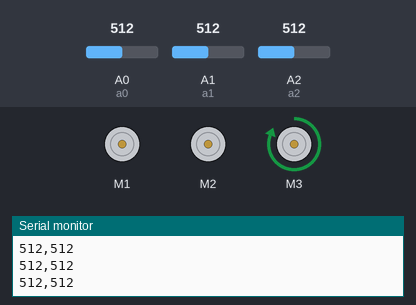
This sketch was run on a simulated Arduino Uno, built with avr-gcc and run on an emulated ATmega328P. On the bench: 3 × DC motor (green arrow = forward, orange = backward, longer = faster), the last lines printed to the serial monitor. Inputs (shaded band) come from the test bench; at power-on: A2 (a2) = 512, A0 (a0) = 512, A1 (a1) = 512.

Above: at 1.2 s.
1.3 s: A2 (a2) set to 82
2.8 s: A2 (a2) set to 69
At 4.0 s:
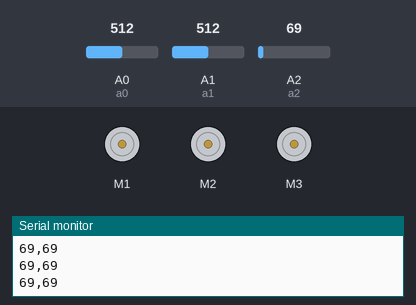
4.3 s: A0 (a0) set to 716
At 5.4 s:
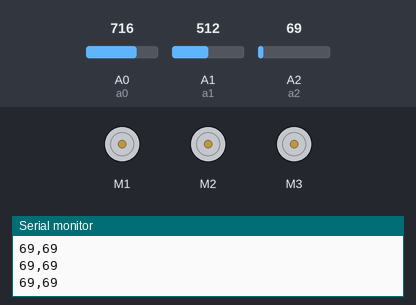
5.8 s: A1 (a1) set to 900
At 6.8 s:
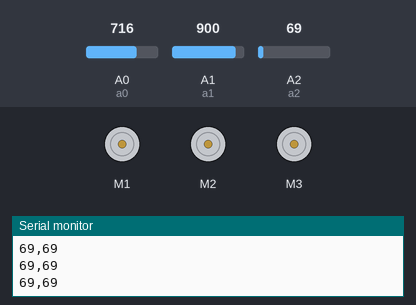
7.3 s: A2 (a2) set to 85
At 8.5 s:
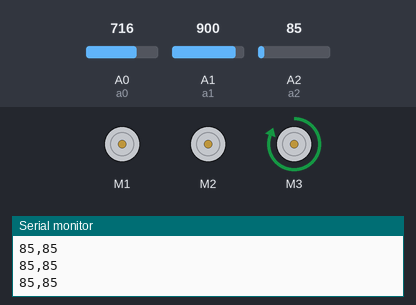
8.8 s: A0 (a0) set to 1023
At 10.0 s:
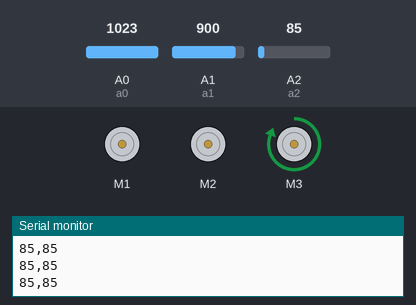
Timing chart, 0 to 11.3 s (numbered marks = the images above; inputs shaded):
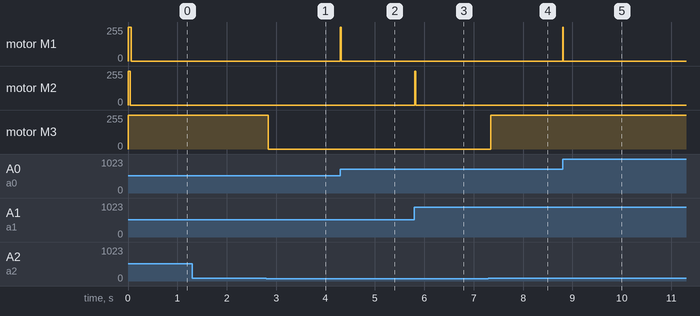

Measured:
- the behaviour switches between 76 and 75 on A2 (a2) (found by bisection; images 0 and 1)
- after the input at 2.8 s, motor M3: forward 255/255 → stopped at once
- after the input at 4.3 s, motor M1: stopped → forward 255/255 at once, → stopped 0.02 s later
- after the input at 5.8 s, motor M2: stopped → forward 255/255 at once, → stopped 0.02 s later
- after the input at 7.3 s, motor M3: stopped → forward 255/255 at once
- after the input at 8.8 s, motor M1: stopped → forward 255/255 at once, → stopped 0.02 s later

The sketch:

SkullTrio.ino
```cpp
// (licence header left out)
#include <AFMotor.h>

AF_DCMotor skull1(1);
AF_DCMotor skull2(2);
AF_DCMotor skull3(3);

int threshold = 350;

const int a0 = A0;
const int a1 = A1;
const int a2 = A2;// Analog input pin that the potentiometer is attached to
const int analogOutPin = 9; // Analog output pin that the LED is attached to

int a0Out = 0;
int a2Out = 0;
int a1Out = 0; // value read from the pot
int outputValue = 0;        // value output to the PWM (analog out)

const int numReadings = 5;
int average = 0;
int average1 = 0;
int average2 = 0;

int readings1[numReadings];  // the readings from the analog input
// the index of the current reading
int total1 = 0;

int readings2[numReadings];  // the readings from the analog input
// the index of the current reading
int total2 = 0;


int readings[numReadings];  // the readings from the analog input
int readIndex = 0;          // the index of the current reading
int total = 0;


void setup() {
  Serial.begin(9600);           // set up Serial library at 9600 bps
  Serial.println("Motor test!");

  // turn on motor
  skull1.setSpeed(255);
  skull1.run(RELEASE);
  skull2.setSpeed(255);
  skull2.run(RELEASE);
  skull3.setSpeed(255);
  skull3.run(RELEASE);

  for (int thisReading = 0; thisReading < numReadings; thisReading++) {
    readings[thisReading] = 0;
    readings1[thisReading] = 0;
    readings2[thisReading] = 0;
  }
}

void loop() {
  // read the analog in value:
  a0Out = analogRead(a0);
  a1Out = analogRead(a1);
  a2Out = analogRead(a2);
  // map it to the range of the analog out:
  //outputValue = map(sensorValue, 0, 1023, 0, 255);
  // change the analog out value:
  //analogWrite(analogOutPin, outputValue);

  total = total - readings[readIndex];
  // read from the sensor:
  readings[readIndex] = a0Out;
  // add the reading to the total:
  total = total + readings[readIndex];


  total1 = total1 - readings1[readIndex];
  // read from the sensor:
  readings1[readIndex] = a1Out;
  // add the reading to the total:
  total1 = total1 + readings1[readIndex];


  total2 = total2 - readings2[readIndex];
  // read from the sensor:
  readings2[readIndex] = a2Out;
  // add the reading to the total:
  total2 = total2 + readings2[readIndex];
  // advance to the next position in the array:
  readIndex = readIndex + 1;

  // if we're at the end of the array...
  if (readIndex >= numReadings) {
    // ...wrap around to the beginning:
    readIndex = 0;
  }

  // calculate the average:
  average = total / numReadings;
  average1 = total1 / numReadings;
  average2 = total2 / numReadings;
  // print the results to the Serial Monitor:
  //Serial.print("sensor = ");
    //Serial.print(a0Out);
//    Serial.print(average);
//    Serial.print(",");
    //Serial.print(a1Out);
    Serial.print(a2Out);
   Serial.print(",");
  // Serial.println(a2Out);
  Serial.println(average2);
  //Serial.print("\t output = ");
  //Serial.println(outputValue);
  //
  //  if (a0Out > abs(threshold)) {
  //    skull1.run(FORWARD);
  //  }
  //  else {
  //    skull1.run(RELEASE);
  //  }
  //
  //  if (a1Out > abs(threshold)) {
  //    skull2.run(FORWARD);
  ////    skull1.run(FORWARD);
  ////    skull3.run(FORWARD);
  //
  //  }
  //  else {
  //    skull2.run(RELEASE);
  ////    skull1.run(RELEASE);
  ////    skull3.run(RELEASE);
  //
  //
  //  }
  //
  //  if (a2Out > abs(threshold)) {
  //    skull3.run(FORWARD);
  //
  //  }
  //  else {
  //    skull3.run(RELEASE);
  //  }


  if (a0Out > average*1.25 && a0Out > 50) {
    skull1.run(FORWARD);
  }
  else {
    skull1.run(RELEASE);
  }

  if (a1Out > average1*1.5&& a1Out > 50) {
    skull2.run(FORWARD);
    //    skull1.run(FORWARD);
    //    skull3.run(FORWARD);

  }
  else {
    skull2.run(RELEASE);
    //    skull1.run(RELEASE);
    //    skull3.run(RELEASE);


  }

  if (average2 > 75) {
    skull3.run(FORWARD);

  }
  else {
    skull3.run(RELEASE);
  }

  delay(15);
}
```
